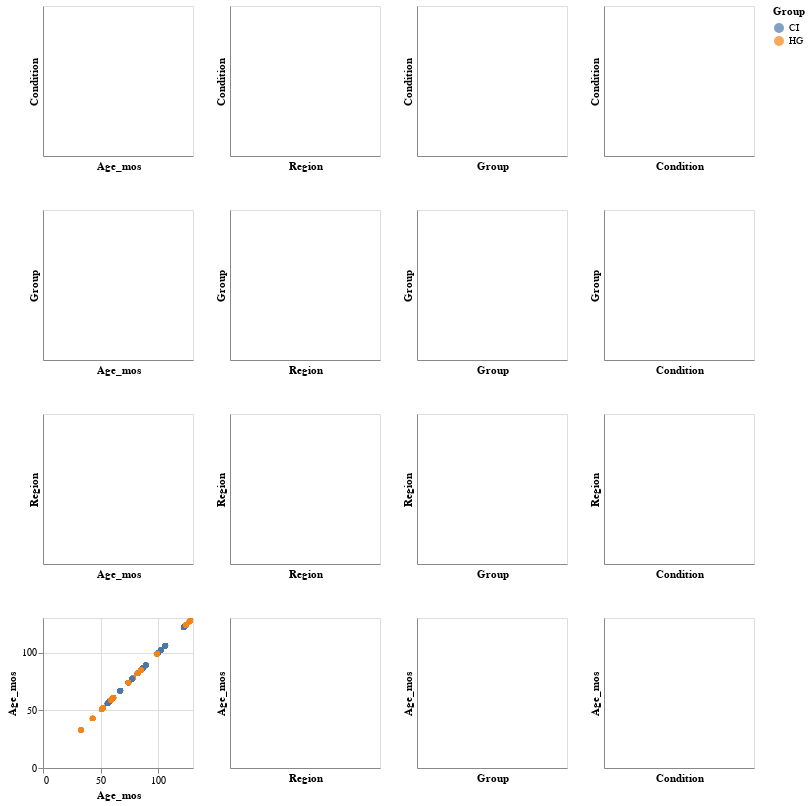

Notebook code cell kept with this figure:
### Markdown cell above
### scatter_matrix: 
plots a lot of scatter plots based on a bunch of variables of interest
- required packages: altair, altair saver
- inputs: df, x (list of vars), z (group, optional)
- outputs: plot that can be saved

### Code cell
def scatter_matrix(df,x,z):
    x_inverse = x[::-1] 
    return alt.Chart(df).mark_circle().encode(
        alt.X(alt.repeat("column"), type='quantitative'),
        alt.Y(alt.repeat("row"), type='quantitative'),
        color=z+':N'
    ).properties(
        width=150,
        height=150
    ).repeat(
        row=x,
        column= x_inverse
    ).interactive()

# test case:
scatter_matrix(df,x,x[1])

### Figure 1 — Vega-Lite specification as saved in the notebook (floating-point values rounded to 4 significant figures; data arrays with more than 128 entries replaced by an {"elided": "..."} marker saying what was removed)
{"config": {"view": {"continuousWidth": 400, "continuousHeight": 300}}, "repeat": {"column": ["Age_mos", "Region", "Group", "Condition"], "row": ["Condition", "Group", "Region", "Age_mos"]}, "spec": {"data": {"name": "data-127f9f40bbb343e8811647bb27514c91"}, "mark": "circle", "encoding": {"color": {"type": "nominal", "field": "Group"}, "x": {"type": "quantitative", "field": {"repeat": "column"}}, "y": {"type": "quantitative", "field": {"repeat": "row"}}}, "height": 150, "selection": {"selector004": {"type": "interval", "bind": "scales", "encodings": ["x", "y"]}}, "width": 150}, "$schema": "https://vega.github.io/schema/vega-lite/v4.8.1.json", "datasets": {"data-127f9f40bbb343e8811647bb27514c91": {"elided": "774 records"}}}
